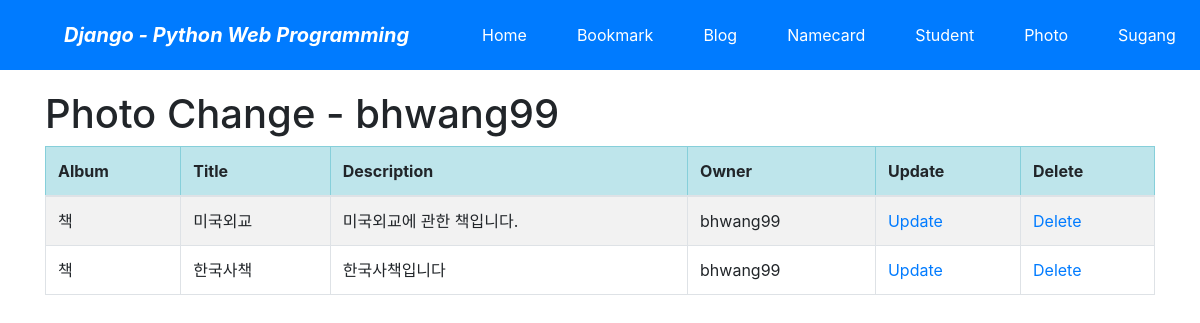
/photo/photo/change/ (signed in), run on the app's committed database.
### photo/models.py (models this page shows, shortened)
class Photo(models.Model): #사진 테이블 정의
    album = models.ForeignKey(Album, on_delete=models.CASCADE)
    title = models.CharField('TITLE', max_length=30)
    description = models.TextField('Photo Description', blank=True)
    image = ThumbnailImageField('IMAGE', upload_to='photo/%Y/%m')
    upload_dt = models.DateTimeField('UPLOAD DATE', auto_now_add=True)
    owner = models.ForeignKey('auth.User', on_delete=models.CASCADE, verbose_name='OWNER', blank=True, null=True) # contents edit위해 추가
    class Meta:
        ordering = ('title',)

class Album(models.Model): #앨범 테이블 정의
    name = models.CharField('NAME', max_length=30)
    description = models.CharField('One Line Description', max_length=100, blank=True)
    owner = models.ForeignKey('auth.User', on_delete=models.CASCADE, verbose_name='OWNER', blank=True,null=True)  # contents edit위해 추가
    class Meta:
        ordering = ('name',)
    def __str__(self):
        return self.name

### photo/views.py (the view)
# urls.py: path('photo/change/', views.PhotoChangeLV.as_view(), name='photo_change'),
class PhotoChangeLV(LoginRequiredMixin, ListView):
    model = Photo
    template_name = 'photo/photo_change_list.html'
    def get_queryset(self):
        return Photo.objects.filter(owner=self.request.user)

### photo/templates/photo/photo_change_list.html (shortened to what this page needs)
{% extends "base.html" %}
{% block content %}
    <h1>Photo Change - {{user}}</h1>
    <table class="table table-striped table-bordered table-condensed">
        <thead>
        <tr class="table-info">
            <th>Album</th>
            <th>Title</th>
            <th>Description</th>
            <th>Owner</th>
            <th>Update</th>
            <th>Delete</th>
        </tr>
        </thead>
        <tbody>
        {% for item in object_list %}
        <tr>
            <td>{{ item.album }}</td>
            <td>{{ item.title }}</td>
            <td>{{ item.description }}</td>
            <td>{{ item.owner }}</td>
            <td><a href="{% url 'photo:photo_update' item.id %}">Update</a></td>
            <td><a href="{% url 'photo:photo_delete' item.id %}">Delete</a></td>
        </tr>
        {% endfor %}
        </tbody>
    </table>
{% endblock %}

### data on the page
Photo: album "책", title "미국외교", description "미국외교에 관한 책입니다.", owner "bhwang99"
Photo: album "책", title "한국사책", description "한국사책입니다", owner "bhwang99"

### other printed values
{{ user }} "bhwang99"
